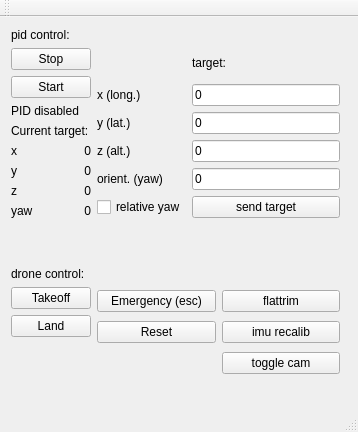
<?xml version="1.0" encoding="UTF-8"?>
<ui version="4.0">
 <class>MainWindow</class>
 <widget class="QMainWindow" name="MainWindow">
  <property name="geometry">
   <rect>
    <x>0</x>
    <y>0</y>
    <width>358</width>
    <height>432</height>
   </rect>
  </property>
  <property name="windowTitle">
   <string notr="true">position_control_gui</string>
  </property>
  <widget class="QWidget" name="centralWidget">
   <widget class="QWidget" name="gridLayoutWidget">
    <property name="geometry">
     <rect>
      <x>0</x>
      <y>0</y>
      <width>351</width>
      <height>371</height>
     </rect>
    </property>
    <layout class="QGridLayout" name="gridLayout">
     <property name="sizeConstraint">
      <enum>QLayout::SetDefaultConstraint</enum>
     </property>
     <item row="3" column="0">
      <widget class="QLabel" name="takeofflandLabel">
       <property name="text">
        <string>drone control:</string>
       </property>
      </widget>
     </item>
     <item row="0" column="0">
      <widget class="QLabel" name="pidLable">
       <property name="text">
        <string>pid control:</string>
       </property>
      </widget>
     </item>
     <item row="4" column="0">
      <layout class="QVBoxLayout" name="takeoffland">
       <item>
        <widget class="QPushButton" name="takeoff_but">
         <property name="toolTip">
          <string>Takeoff (K)</string>
         </property>
         <property name="text">
          <string>Takeoff</string>
         </property>
        </widget>
       </item>
       <item>
        <widget class="QPushButton" name="land_but">
         <property name="toolTip">
          <string>Land (L)</string>
         </property>
         <property name="text">
          <string>Land</string>
         </property>
        </widget>
       </item>
       <item>
        <spacer name="verticalSpacer_2">
         <property name="orientation">
          <enum>Qt::Vertical</enum>
         </property>
         <property name="sizeHint" stdset="0">
          <size>
           <width>20</width>
           <height>40</height>
          </size>
         </property>
        </spacer>
       </item>
      </layout>
     </item>
     <item row="1" column="0">
      <layout class="QVBoxLayout" name="verticalLayout">
       <item>
        <widget class="QPushButton" name="stopPID_but">
         <property name="text">
          <string>Stop</string>
         </property>
        </widget>
       </item>
       <item>
        <widget class="QPushButton" name="startPID_but">
         <property name="enabled">
          <bool>true</bool>
         </property>
         <property name="text">
          <string>Start</string>
         </property>
         <property name="autoDefault">
          <bool>false</bool>
         </property>
         <property name="default">
          <bool>false</bool>
         </property>
         <property name="flat">
          <bool>false</bool>
         </property>
        </widget>
       </item>
       <item>
        <widget class="QLabel" name="state">
         <property name="text">
          <string>PID disabled</string>
         </property>
        </widget>
       </item>
       <item>
        <widget class="QLabel" name="label_5">
         <property name="text">
          <string>Current target:</string>
         </property>
        </widget>
       </item>
       <item>
        <layout class="QGridLayout" name="gridLayout_3">
         <item row="1" column="0">
          <widget class="QLabel" name="label_name_y">
           <property name="text">
            <string>y</string>
           </property>
          </widget>
         </item>
         <item row="2" column="0">
          <widget class="QLabel" name="label_name_z">
           <property name="text">
            <string>z</string>
           </property>
          </widget>
         </item>
         <item row="0" column="0">
          <widget class="QLabel" name="label_name_x">
           <property name="text">
            <string>x</string>
           </property>
          </widget>
         </item>
         <item row="3" column="0">
          <widget class="QLabel" name="label_name_yaw">
           <property name="text">
            <string>yaw</string>
           </property>
          </widget>
         </item>
         <item row="0" column="1">
          <widget class="QLabel" name="label_x">
           <property name="text">
            <string>0</string>
           </property>
           <property name="alignment">
            <set>Qt::AlignRight|Qt::AlignTrailing|Qt::AlignVCenter</set>
           </property>
          </widget>
         </item>
         <item row="1" column="1">
          <widget class="QLabel" name="label_y">
           <property name="text">
            <string>0</string>
           </property>
           <property name="alignment">
            <set>Qt::AlignRight|Qt::AlignTrailing|Qt::AlignVCenter</set>
           </property>
          </widget>
         </item>
         <item row="2" column="1">
          <widget class="QLabel" name="label_z">
           <property name="text">
            <string>0</string>
           </property>
           <property name="alignment">
            <set>Qt::AlignRight|Qt::AlignTrailing|Qt::AlignVCenter</set>
           </property>
          </widget>
         </item>
         <item row="3" column="1">
          <widget class="QLabel" name="label_yaw">
           <property name="text">
            <string>0</string>
           </property>
           <property name="alignment">
            <set>Qt::AlignRight|Qt::AlignTrailing|Qt::AlignVCenter</set>
           </property>
          </widget>
         </item>
        </layout>
       </item>
      </layout>
     </item>
     <item row="1" column="1">
      <layout class="QGridLayout" name="target_set">
       <item row="3" column="0">
        <widget class="QLabel" name="label">
         <property name="text">
          <string>z (alt.)</string>
         </property>
        </widget>
       </item>
       <item row="1" column="0">
        <widget class="QLabel" name="latLabel">
         <property name="text">
          <string>x (long.)</string>
         </property>
        </widget>
       </item>
       <item row="5" column="1">
        <widget class="QPushButton" name="send_target_but">
         <property name="text">
          <string>send target</string>
         </property>
        </widget>
       </item>
       <item row="2" column="0">
        <widget class="QLabel" name="label_3">
         <property name="text">
          <string>y (lat.)</string>
         </property>
        </widget>
       </item>
       <item row="0" column="1">
        <widget class="QLabel" name="label_2">
         <property name="text">
          <string>target:</string>
         </property>
        </widget>
       </item>
       <item row="1" column="1">
        <widget class="QLineEdit" name="lineEdit_x">
         <property name="text">
          <string>0</string>
         </property>
        </widget>
       </item>
       <item row="2" column="1">
        <widget class="QLineEdit" name="lineEdit_y">
         <property name="text">
          <string>0</string>
         </property>
        </widget>
       </item>
       <item row="3" column="1">
        <widget class="QLineEdit" name="lineEdit_z">
         <property name="text">
          <string>0</string>
         </property>
        </widget>
       </item>
       <item row="4" column="1">
        <widget class="QLineEdit" name="lineEdit_yaw">
         <property name="text">
          <string>0</string>
         </property>
        </widget>
       </item>
       <item row="4" column="0">
        <widget class="QLabel" name="label_4">
         <property name="text">
          <string>orient. (yaw)</string>
         </property>
        </widget>
       </item>
       <item row="5" column="0">
        <widget class="QCheckBox" name="relativeYawCheckBox">
         <property name="text">
          <string>relative yaw</string>
         </property>
        </widget>
       </item>
      </layout>
     </item>
     <item row="4" column="1">
      <layout class="QGridLayout" name="gridLayout_2">
       <item row="1" column="2">
        <widget class="QPushButton" name="imu_recalib_but">
         <property name="text">
          <string>imu recalib</string>
         </property>
        </widget>
       </item>
       <item row="3" column="0">
        <layout class="QVBoxLayout" name="verticalLayout_2"/>
       </item>
       <item row="0" column="2">
        <widget class="QPushButton" name="flattrim_but">
         <property name="text">
          <string>flattrim</string>
         </property>
        </widget>
       </item>
       <item row="0" column="0">
        <widget class="QPushButton" name="emergency_but">
         <property name="toolTip">
          <string>Emergency stop (ESC)</string>
         </property>
         <property name="text">
          <string>Emergency (esc)</string>
         </property>
        </widget>
       </item>
       <item row="1" column="0">
        <widget class="QPushButton" name="reset_but">
         <property name="toolTip">
          <string>Reset drone</string>
         </property>
         <property name="text">
          <string>Reset</string>
         </property>
        </widget>
       </item>
       <item row="2" column="2">
        <widget class="QPushButton" name="togglecam_but">
         <property name="toolTip">
          <string>toggle between cams (,)</string>
         </property>
         <property name="text">
          <string>toggle cam</string>
         </property>
        </widget>
       </item>
      </layout>
     </item>
     <item row="2" column="0">
      <spacer name="verticalSpacer">
       <property name="orientation">
        <enum>Qt::Vertical</enum>
       </property>
       <property name="sizeHint" stdset="0">
        <size>
         <width>20</width>
         <height>40</height>
        </size>
       </property>
      </spacer>
     </item>
    </layout>
   </widget>
  </widget>
  <widget class="QMenuBar" name="menuBar">
   <property name="geometry">
    <rect>
     <x>0</x>
     <y>0</y>
     <width>358</width>
     <height>25</height>
    </rect>
   </property>
  </widget>
  <widget class="QToolBar" name="mainToolBar">
   <attribute name="toolBarArea">
    <enum>TopToolBarArea</enum>
   </attribute>
   <attribute name="toolBarBreak">
    <bool>false</bool>
   </attribute>
  </widget>
  <widget class="QStatusBar" name="statusBar"/>
 </widget>
 <layoutdefault spacing="6" margin="11"/>
 <resources/>
 <connections/>
</ui>
